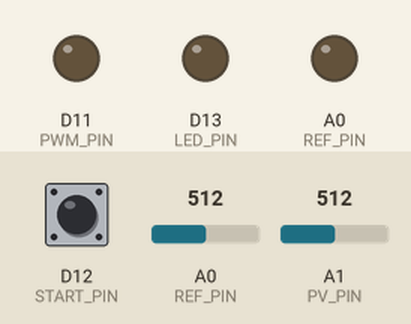
Recording of a sketch running on a simulated Arduino Zero (SAMD21). Parts: output pins drawn as LEDs (lit = HIGH). The test bench sets the inputs (shaded band); at power-on: D12 (START_PIN) HIGH, A0 (REF_PIN) = 512, A1 (PV_PIN) = 512 (analog values on the 0–1023 scale).

Above: at 1.2 s.
1.3 s: D12 (START_PIN) pulled LOW for 0.15 s
At 1.9 s:
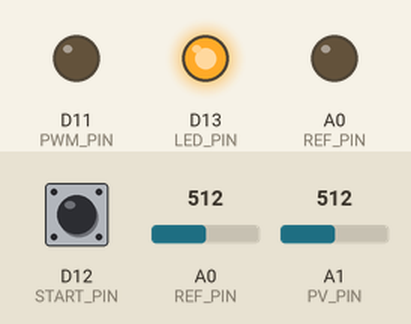
Timing chart, 0 to 4.3 s (numbered marks = the images above; inputs shaded):
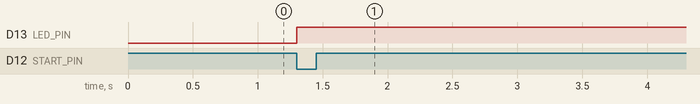

Measured:
- after the input at 1.3 s, D13 (LED_PIN): LOW → HIGH at once

The sketch:

control_V2.ino
```cpp
/* Programa para controle da tensao em um sistema RC (capacitor)
   utilizando controlador P.
   Passo a passo:
   1) Config Kp
   2) Ler Vcapacitor
   3) Calcular erro
   4) Injetar tensao e(t) * Kp
   5) Repete a partir de 3
*/

//https://www.embarcados.com.br/controlador-proporcional-eletronico/
//https://www.youtube.com/watch?v=txftR4TqKYA

#define LED_PIN      13      // Led controlador P
#define START_PIN    12      // Botao inicio
#define PWM_PIN      11      // Pin saida sinal SP em PWM
#define ANALOG_PIN   DAC0    // Pin conectado ao DAC1;
#define REF_PIN      A0      // Pin conectado ao potenciometro
#define PV_PIN       A1      // Pin Vcapacitor do capacitor

int sinalAbits = 0;
float Kp = 0, erro = 0, Vcapacitor = 0, Vreferencia = 0, SA = 0; //SA = Sinal atuante
float sinalAtuante = 0;
// SA é o sinal de correcao.
void setup() {
  pinMode(LED_PIN, OUTPUT);
  pinMode(START_PIN, INPUT_PULLUP);
  pinMode(PWM_PIN, OUTPUT);
  Serial.begin(115200);
  analogReadResolution(12);
  analogWriteResolution(12);
}

void loop() {
  if (!digitalRead(START_PIN)) {
    digitalWrite(LED_PIN, 1);
    Vcapacitor = 3.3 * analogRead(PV_PIN) / 4095.0;       // Ler tensao Vcapacitor
    Vreferencia = 3.3 * analogRead(REF_PIN) / 4095.0;    // Ler tensao referencia
    erro = Vreferencia - Vcapacitor;                     // Calculo do erro
    sinalAtuante = erro * Kp;   // Calculo do sinal atuante.

    if (erro >= 0) { // Caso erro seja positivo
      sinalAbits = map(sinalAtuante, 0, Kp * 3.3, 0, 4095); //Converte sinal atuante para Binario
      if (sinalAtuante > 3.3)  // Configura o limite maximo do sinal autante
        sinalAbits = 4095;
    } else {    // Caso o erro seja negativo
      sinalAbits = map(sinalAtuante, 0, Kp * 3.3, 4095, 0);  // Convete sinal atuante para Binario
      if (sinalAtuante < 0)     // Caso seja negativo, configura o limite minimo.
        sinalAbits = 0;
    }
    analogWrite(ANALOG_PIN, sinalAbits);         // Chave na posicao Analog
    analogWrite(PWM_PIN, sinalAbits);           //Chave na posicao PWM
  }
}
```
